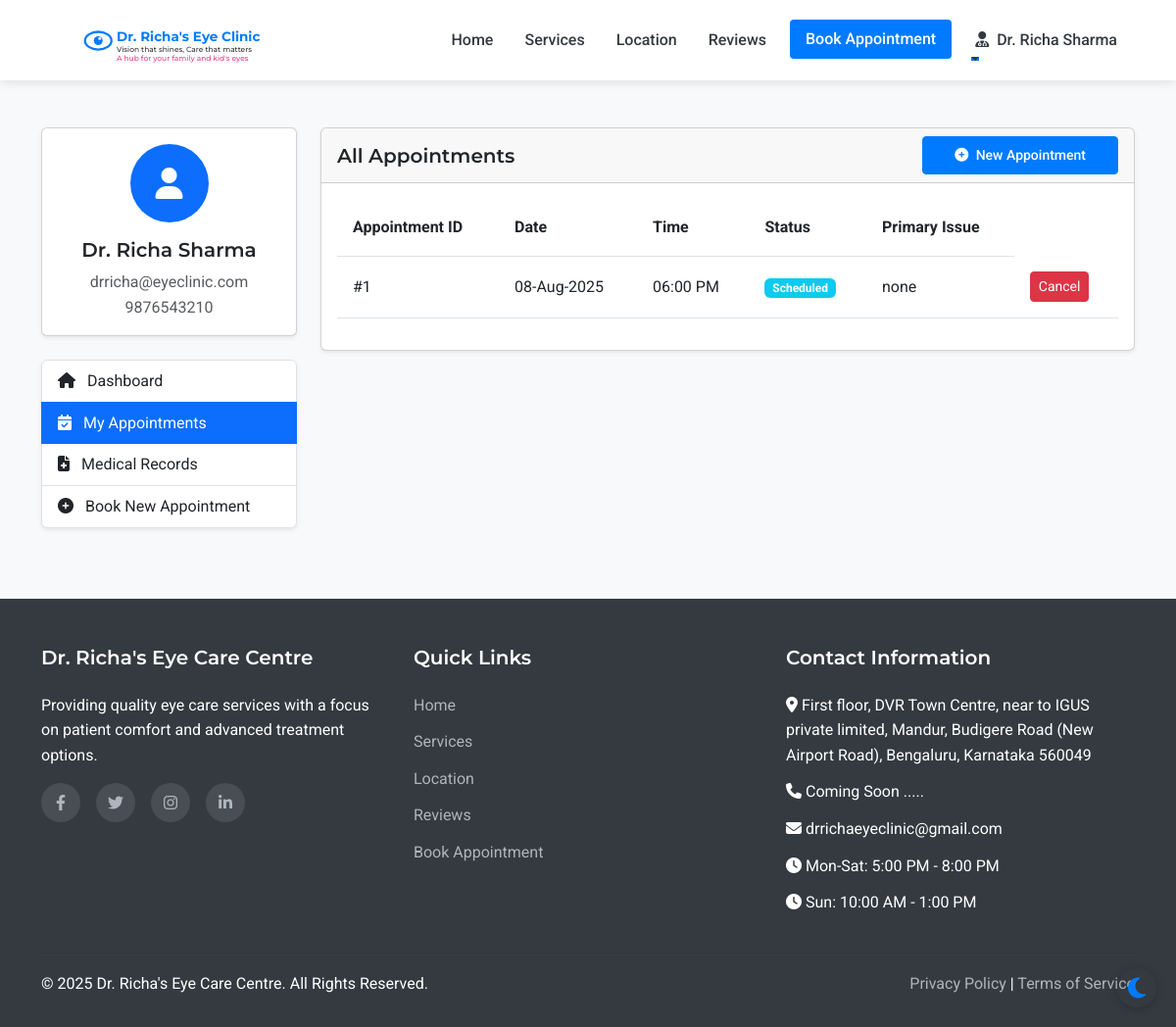
The app's page /patient/appointments (signed in), older data.
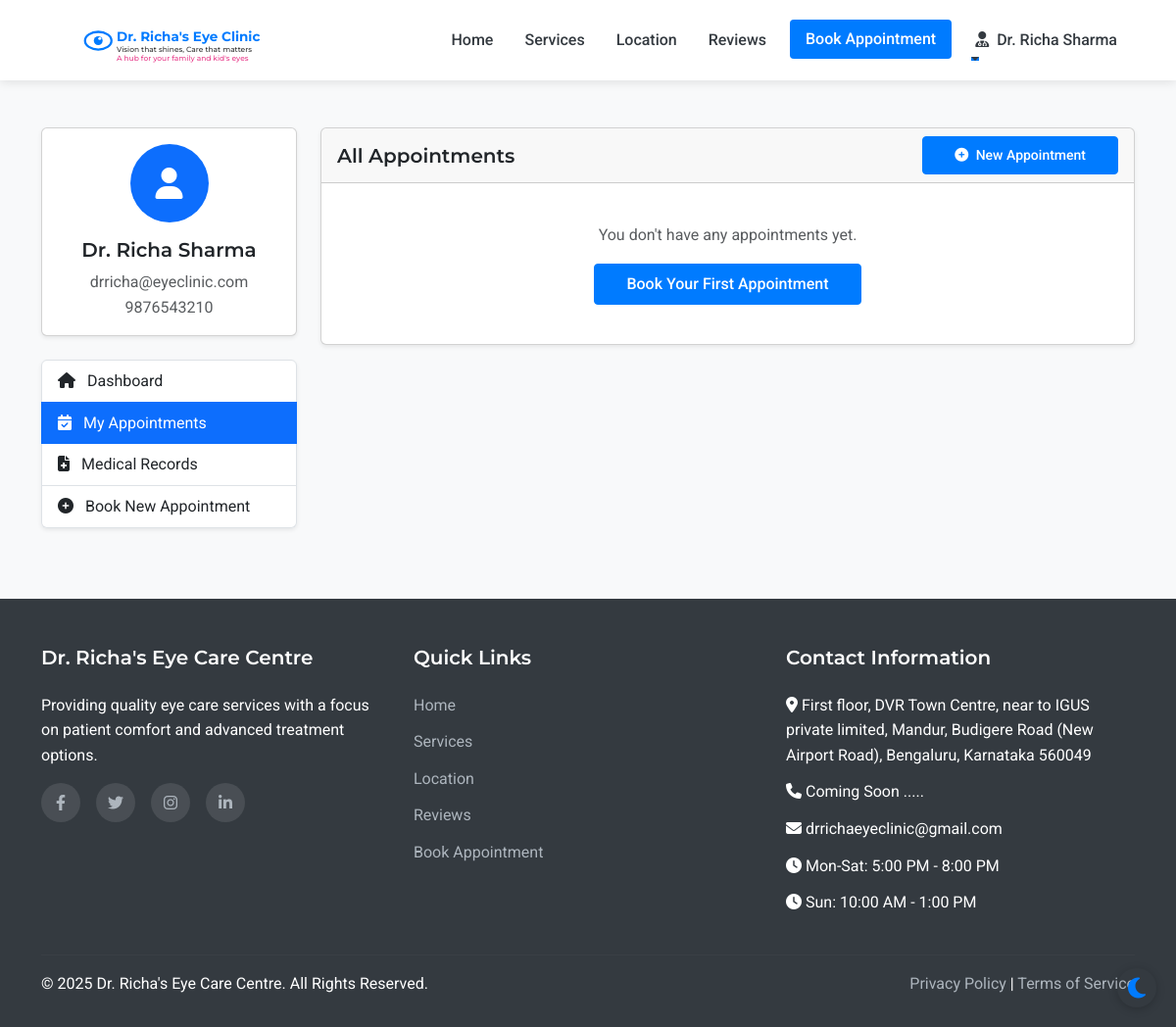
The same page, newer data.
### models.py (models this page shows, shortened)
class Appointment(db.Model):
    id = db.Column(db.Integer, primary_key=True)
    patient_id = db.Column(db.Integer, db.ForeignKey('patient.id'), nullable=False)
    appointment_date = db.Column(db.Date, nullable=False)
    appointment_time = db.Column(db.Time, nullable=False)
    primary_issue = db.Column(db.Text, nullable=True)
    referral_info = db.Column(db.String(255), nullable=True)
    status = db.Column(db.String(20), default='scheduled')  # scheduled, completed, cancelled
    created_at = db.Column(db.DateTime, default=datetime.utcnow)
    consultation_fee = db.Column(db.Float, nullable=False, default=500.0)
    payment_status = db.Column(db.String(20), default='pending')  # pending, paid

### routes.py (the view)
@app.route('/patient/appointments')
@login_required
def patient_appointments():
    appointments = Appointment.query.filter_by(patient_id=current_user.id).order_by(desc(Appointment.appointment_date)).all()
    form = FlaskForm()
    return render_template('patient/appointments.html', appointments=appointments, form=form)

### app.py (called while the page is built)
@login_manager.user_loader
def load_user(user_id):
    from models import Doctor, Assistant, Admin, Patient
    try:
        if user_id.startswith('doctor_'):
            return Doctor.query.get(int(user_id.split('_')[1]))
        elif user_id.startswith('assistant_'):
            return Assistant.query.get(int(user_id.split('_')[1]))
        elif user_id.startswith('admin_'):
            return Admin.query.get(int(user_id.split('_')[1]))
        else:
            return Patient.query.get(int(user_id))
    except (ValueError, AttributeError):
        return None

### routes.py (called while the page is built)
@app.context_processor
def inject_now():
    return {'now': datetime.now()}

### templates/patient/appointments.html (shortened to what the changed rows need)
{% extends 'layout.html' %}
{% block content %}
<section class="py-5 bg-light">
    <div class="container">
        <div class="row">
            <div class="col-lg-9">
                <div class="card shadow-sm mb-4">
                    <div class="card-body">
                        {% if appointments %}
                            <div class="table-responsive">
                                <table class="table table-hover">
                                    <thead>
                                        <tr>
                                            <th>Appointment ID</th>
                                            <th>Date</th>
                                            <th>Time</th>
                                            <th>Status</th>
                                            <th>Primary Issue</th>
                                        </tr>
                                    </thead>
                                    <tbody>
                                        {% for appointment in appointments %}
                                            <tr>
                                                <td>#{{ appointment.id }}</td>
                                                <td>{{ appointment.appointment_date.strftime('%d-%b-%Y') }}</td>
                                                <td>{{ appointment.appointment_time.strftime('%I:%M %p') }}</td>
                                                <td>
                                                    {% if appointment.status == 'scheduled' %}
                                                        <span class="badge bg-info">Scheduled</span>
                                                    {% elif appointment.status == 'completed' %}
                                                        <span class="badge bg-success">Completed</span>
                                                    {% elif appointment.status == 'cancelled' %}
                                                        <span class="badge bg-danger">Cancelled</span>
                                                    {% else %}
                                                        <span class="badge bg-secondary">{{ appointment.status }}</span>
                                                    {% endif %}
                                                </td>
                                                <td>{{ appointment.primary_issue or 'Not specified' }}</td>
                                                <td>
                                                    {% if appointment.status == 'scheduled' %}
                                                        <form method="POST" action="{{ url_for('patient_cancel_appointment', appointment_id=appointment.id) }}" style="display: inline;">
                                                            <button type="submit" class="btn btn-sm btn-danger" onclick="return confirm('Are you sure you want to cancel this appointment?')">Cancel</button>
                                                        </form>
                                                    {% endif %}
                                                </td>
                                            </tr>
                                        {% endfor %}
                                    </tbody>
                                </table>
                            </div>
                        {% else %}
                            <div class="text-center p-4">
                                <p class="text-muted mb-3">You don't have any appointments yet.</p>
                                <a href="{{ url_for('appointment') }}" class="btn btn-primary">Book Your First Appointment</a>
                            </div>
                        {% endif %}
                    </div>
                </div>
            </div>
        </div>
    </div>
</section>
{% endblock %}

Row changes from the older to the newer data that the page shows:
removed Appointment: id "1", appointment_date "08-Aug-2025", appointment_time "06:00 PM", status "Scheduled", primary_issue "none"
Text that changed along with them:
text no longer shown: "Appointment ID Date Time Status Primary Issue"
text now shown: "You don't have any appointments yet. Book Your First Appointment"
